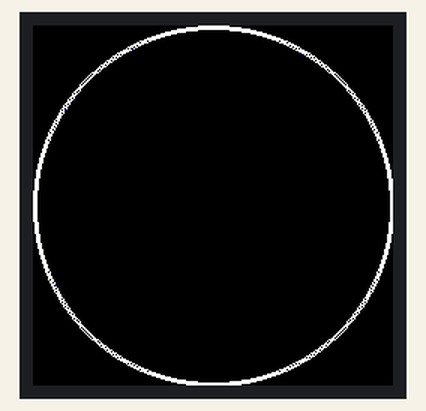
Simulated run of this sketch. Board: Arduino Uno, built with avr-gcc and run on an emulated ATmega328P. Parts: 240×240 colour display.

Above: at 0.8 s.
At 5.22 s:
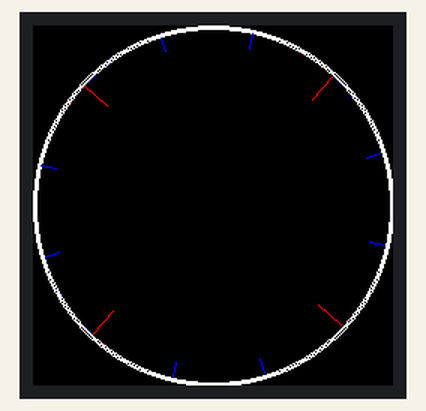
At 9.62 s:
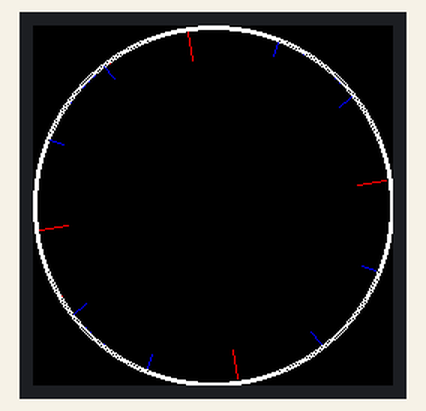
At 17.05 s:
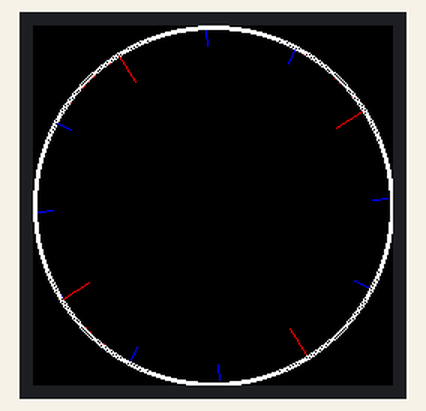
At 24.49 s:
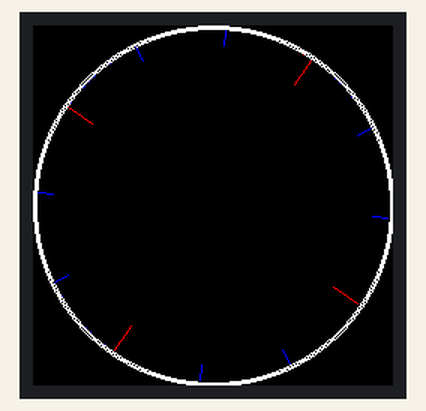
At 39.71 s:
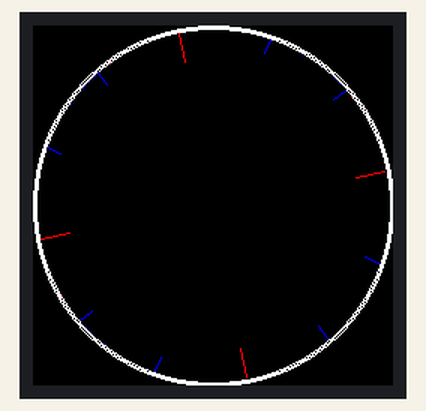

The sketch:

screen_test.ino
```cpp
/*
 * GC9A01 ROUND LCD DISPLAY
 *
 *
 *
 * Pinout:
 *
 * CS > Logic level converter > D10
 * DC > Logic level converter > D9
 * RES > Logic level converter > D8
 * SDA > Logic level converter > D11
 * SCL > Logic level converter > D13
 * VCC > 3.3V
 * GND > GND
 *
 * 240x 240
 * Middle (120,120)
 *
 *Usefull sources https://learn.adafruit.com/adafruit-gfx-graphics-library/overview , https://hjwwalters.com/gc9a01-arduino/ ,
 *
 */

#include "SPI.h"
#include "Adafruit_GFX.h"
#include "Adafruit_GC9A01A.h"
#include <avr/pgmspace.h>

#define TFT_DC 9
#define TFT_CS 10


Adafruit_GC9A01A tft(TFT_CS, TFT_DC);

bool hasDrawnBackgorund = false;

constexpr int notchAmountPerQuadrant = 3;
constexpr float toRadVal = M_PI / 180.0;
constexpr float radPerNotch = (360.0 / (notchAmountPerQuadrant * 4)) * toRadVal;


const byte compassRimWidth = 3;
const byte compassMainNotchLength = 20;
const byte compassSecondaryNotchLength = 10;


const uint16_t backgroundColor = GC9A01A_BLACK;
const uint16_t compassRimColor = GC9A01A_WHITE;
const uint16_t compassSecondaryNotchColor = GC9A01A_BLUE;
const uint16_t compassMainNotchColor = GC9A01A_RED;


const int xMiddle = 120;
const int yMiddle = 120;
const int screenRadius = 120;

int currentRotatedAngleDeg = 0;
int prevRotatedAngleDeg = 0;

void setup() {
  tft.begin();
  tft.fillScreen(GC9A01A_BLACK);
  tft.setTextColor(GC9A01A_WHITE);
  Serial.begin(9600);
}

void drawCompassBackground() {  //
  if (currentRotatedAngleDeg==prevRotatedAngleDeg) { // fixes exsesive redrawing
    return;
  }
  prevRotatedAngleDeg = currentRotatedAngleDeg;

  //Option 1 Not so smooth, but looks better when still
  // tft.fillCircle(xMiddle, yMiddle, screenRadius, compassRimColor);
  // tft.fillCircle(xMiddle, yMiddle, screenRadius - compassRimWidth, backgroundColor);


  //option 2 More smooth drawing. Fill in circle not perfect
  tft.fillCircle(xMiddle, yMiddle, screenRadius - compassRimWidth, backgroundColor);
  for (int i = 0; i <compassRimWidth;i++){
    tft.drawCircle(xMiddle,yMiddle,screenRadius-i,compassRimColor);
  }

  const float rotateRad = currentRotatedAngleDeg*toRadVal;
  for (int i = 0; i < notchAmountPerQuadrant * 4; i++) {
    uint16_t notchColor = compassSecondaryNotchColor;
    byte notchLenght = compassSecondaryNotchLength;
    if (i == 0) {
      notchLenght = compassMainNotchLength;
      notchColor = compassMainNotchColor;
    }
    if (i == notchAmountPerQuadrant) {
      notchLenght = compassMainNotchLength;
      notchColor = compassMainNotchColor;
    }
    if (i == (notchAmountPerQuadrant*2)) {
      notchLenght = compassMainNotchLength;
      notchColor = compassMainNotchColor;
    }
    if (i ==  (notchAmountPerQuadrant*3)) {
      notchLenght = compassMainNotchLength;
      notchColor = compassMainNotchColor;
    }

    const float rad = radPerNotch * i;
    const float xFactor = cos(rad+rotateRad);
    const float yFactor = sin(rad+rotateRad);
    const float startPointLenght = screenRadius - compassRimWidth - notchLenght;
    const float endPointLenght = screenRadius - compassRimWidth;
    tft.drawLine(xFactor * startPointLenght + xMiddle,
                 yFactor * startPointLenght + yMiddle,
                 xFactor * endPointLenght + xMiddle,
                 yFactor * endPointLenght + yMiddle,
                 notchColor);
  }
}

void loop() {
  drawCompassBackground();
  currentRotatedAngleDeg++;
  // delay(200);

}
```
